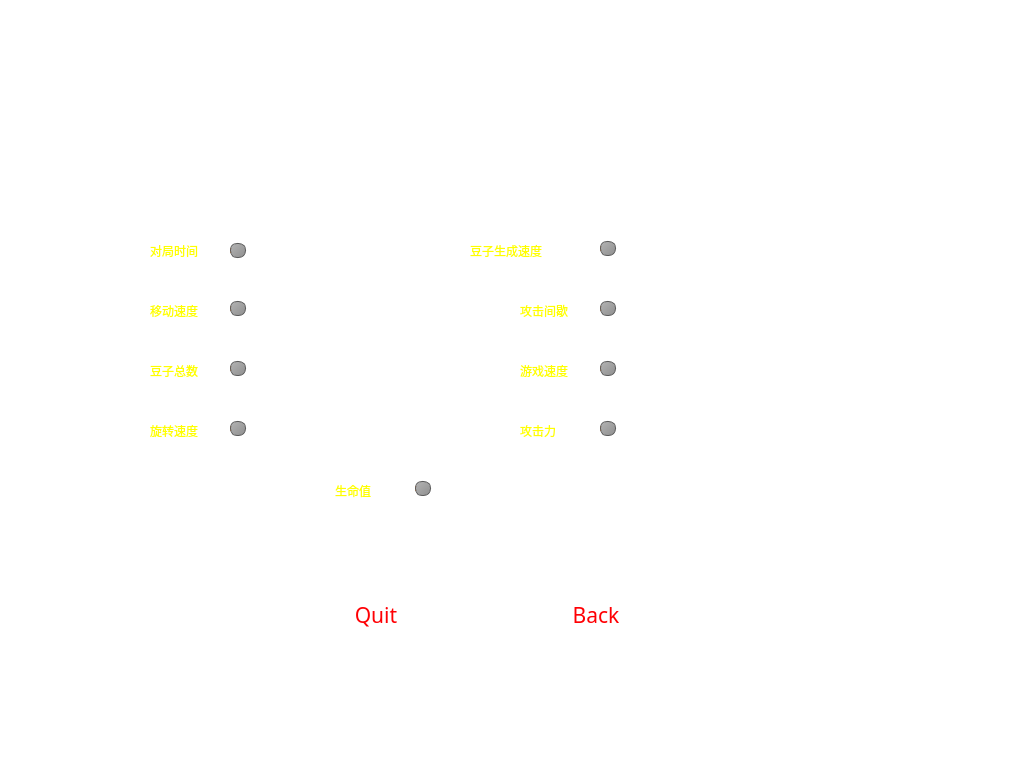
<?xml version="1.0" encoding="UTF-8"?>
<ui version="4.0">
 <class>SettingPage</class>
 <widget class="QWidget" name="SettingPage">
  <property name="windowModality">
   <enum>Qt::WindowModal</enum>
  </property>
  <property name="geometry">
   <rect>
    <x>0</x>
    <y>0</y>
    <width>1024</width>
    <height>768</height>
   </rect>
  </property>
  <property name="palette">
   <palette>
    <active>
     <colorrole role="Button">
      <brush brushstyle="SolidPattern">
       <color alpha="0">
        <red>0</red>
        <green>0</green>
        <blue>0</blue>
       </color>
      </brush>
     </colorrole>
     <colorrole role="Base">
      <brush brushstyle="SolidPattern">
       <color alpha="0">
        <red>0</red>
        <green>0</green>
        <blue>0</blue>
       </color>
      </brush>
     </colorrole>
     <colorrole role="Window">
      <brush brushstyle="SolidPattern">
       <color alpha="0">
        <red>0</red>
        <green>0</green>
        <blue>0</blue>
       </color>
      </brush>
     </colorrole>
    </active>
    <inactive>
     <colorrole role="Button">
      <brush brushstyle="SolidPattern">
       <color alpha="0">
        <red>0</red>
        <green>0</green>
        <blue>0</blue>
       </color>
      </brush>
     </colorrole>
     <colorrole role="Base">
      <brush brushstyle="SolidPattern">
       <color alpha="0">
        <red>0</red>
        <green>0</green>
        <blue>0</blue>
       </color>
      </brush>
     </colorrole>
     <colorrole role="Window">
      <brush brushstyle="SolidPattern">
       <color alpha="0">
        <red>0</red>
        <green>0</green>
        <blue>0</blue>
       </color>
      </brush>
     </colorrole>
    </inactive>
    <disabled>
     <colorrole role="Button">
      <brush brushstyle="SolidPattern">
       <color alpha="0">
        <red>0</red>
        <green>0</green>
        <blue>0</blue>
       </color>
      </brush>
     </colorrole>
     <colorrole role="Base">
      <brush brushstyle="SolidPattern">
       <color alpha="0">
        <red>0</red>
        <green>0</green>
        <blue>0</blue>
       </color>
      </brush>
     </colorrole>
     <colorrole role="Window">
      <brush brushstyle="SolidPattern">
       <color alpha="0">
        <red>0</red>
        <green>0</green>
        <blue>0</blue>
       </color>
      </brush>
     </colorrole>
    </disabled>
   </palette>
  </property>
  <property name="windowTitle">
   <string>Setting</string>
  </property>
  <property name="windowIcon">
   <iconset resource="resources.qrc">
    <normaloff>:/images/resources/mainback.png</normaloff>:/images/resources/mainback.png</iconset>
  </property>
  <property name="autoFillBackground">
   <bool>false</bool>
  </property>
  <property name="styleSheet">
   <string notr="true">QSlider::groove:horizontal {
	height: 5px;
	background: #e67e22;
}
QSlider::groove:vertical {
	width: 5px;
	background: #e67e22;
}
QSlider::handle:horizontal {
	background: qlineargradient(x1:0, y1:0, x2:1, y2:1, stop:0 #b4b4b4, stop:1 #8f8f8f);
	border: 1px solid #5c5c5c;
	width: 14px;
	margin: -5px 0;
	border-radius: 7px;
}
QSlider::handle:vertical {
	background: qlineargradient(x1:1, y1:1, x2:0, y2:0, stop:0 #b4b4b4, stop:1 #8f8f8f);
	border: 1px solid #5c5c5c;
	height: 14px;
	margin: 0 -5px;
	border-radius: 7px;
}
QSlider::add-page:horizontal {
    background: white;
}
QSlider::add-page:vertical {
    background: white;
}
QSlider::sub-page:horizontal {
    background: #e67e22;
}
QSlider::sub-page:vertical {
    background: #e67e22;
}</string>
  </property>
  <widget class="QPushButton" name="ReturnParentInSetting">
   <property name="geometry">
    <rect>
     <x>550</x>
     <y>600</y>
     <width>92</width>
     <height>29</height>
    </rect>
   </property>
   <property name="palette">
    <palette>
     <active>
      <colorrole role="WindowText">
       <brush brushstyle="SolidPattern">
        <color alpha="255">
         <red>255</red>
         <green>0</green>
         <blue>4</blue>
        </color>
       </brush>
      </colorrole>
      <colorrole role="Button">
       <brush brushstyle="SolidPattern">
        <color alpha="0">
         <red>0</red>
         <green>0</green>
         <blue>0</blue>
        </color>
       </brush>
      </colorrole>
      <colorrole role="Text">
       <brush brushstyle="SolidPattern">
        <color alpha="255">
         <red>255</red>
         <green>0</green>
         <blue>4</blue>
        </color>
       </brush>
      </colorrole>
      <colorrole role="ButtonText">
       <brush brushstyle="SolidPattern">
        <color alpha="255">
         <red>255</red>
         <green>0</green>
         <blue>4</blue>
        </color>
       </brush>
      </colorrole>
      <colorrole role="Base">
       <brush brushstyle="SolidPattern">
        <color alpha="0">
         <red>0</red>
         <green>0</green>
         <blue>0</blue>
        </color>
       </brush>
      </colorrole>
      <colorrole role="Window">
       <brush brushstyle="SolidPattern">
        <color alpha="0">
         <red>0</red>
         <green>0</green>
         <blue>0</blue>
        </color>
       </brush>
      </colorrole>
      <colorrole role="PlaceholderText">
       <brush brushstyle="SolidPattern">
        <color alpha="255">
         <red>255</red>
         <green>0</green>
         <blue>4</blue>
        </color>
       </brush>
      </colorrole>
     </active>
     <inactive>
      <colorrole role="WindowText">
       <brush brushstyle="SolidPattern">
        <color alpha="255">
         <red>255</red>
         <green>0</green>
         <blue>4</blue>
        </color>
       </brush>
      </colorrole>
      <colorrole role="Button">
       <brush brushstyle="SolidPattern">
        <color alpha="0">
         <red>0</red>
         <green>0</green>
         <blue>0</blue>
        </color>
       </brush>
      </colorrole>
      <colorrole role="Text">
       <brush brushstyle="SolidPattern">
        <color alpha="255">
         <red>255</red>
         <green>0</green>
         <blue>4</blue>
        </color>
       </brush>
      </colorrole>
      <colorrole role="ButtonText">
       <brush brushstyle="SolidPattern">
        <color alpha="255">
         <red>255</red>
         <green>0</green>
         <blue>4</blue>
        </color>
       </brush>
      </colorrole>
      <colorrole role="Base">
       <brush brushstyle="SolidPattern">
        <color alpha="0">
         <red>0</red>
         <green>0</green>
         <blue>0</blue>
        </color>
       </brush>
      </colorrole>
      <colorrole role="Window">
       <brush brushstyle="SolidPattern">
        <color alpha="0">
         <red>0</red>
         <green>0</green>
         <blue>0</blue>
        </color>
       </brush>
      </colorrole>
      <colorrole role="PlaceholderText">
       <brush brushstyle="SolidPattern">
        <color alpha="255">
         <red>255</red>
         <green>0</green>
         <blue>4</blue>
        </color>
       </brush>
      </colorrole>
     </inactive>
     <disabled>
      <colorrole role="WindowText">
       <brush brushstyle="SolidPattern">
        <color alpha="255">
         <red>255</red>
         <green>0</green>
         <blue>4</blue>
        </color>
       </brush>
      </colorrole>
      <colorrole role="Button">
       <brush brushstyle="SolidPattern">
        <color alpha="0">
         <red>0</red>
         <green>0</green>
         <blue>0</blue>
        </color>
       </brush>
      </colorrole>
      <colorrole role="Text">
       <brush brushstyle="SolidPattern">
        <color alpha="255">
         <red>255</red>
         <green>0</green>
         <blue>4</blue>
        </color>
       </brush>
      </colorrole>
      <colorrole role="ButtonText">
       <brush brushstyle="SolidPattern">
        <color alpha="255">
         <red>255</red>
         <green>0</green>
         <blue>4</blue>
        </color>
       </brush>
      </colorrole>
      <colorrole role="Base">
       <brush brushstyle="SolidPattern">
        <color alpha="0">
         <red>0</red>
         <green>0</green>
         <blue>0</blue>
        </color>
       </brush>
      </colorrole>
      <colorrole role="Window">
       <brush brushstyle="SolidPattern">
        <color alpha="0">
         <red>0</red>
         <green>0</green>
         <blue>0</blue>
        </color>
       </brush>
      </colorrole>
      <colorrole role="PlaceholderText">
       <brush brushstyle="SolidPattern">
        <color alpha="255">
         <red>255</red>
         <green>0</green>
         <blue>4</blue>
        </color>
       </brush>
      </colorrole>
     </disabled>
    </palette>
   </property>
   <property name="font">
    <font>
     <family>Segoe Print</family>
     <pointsize>16</pointsize>
     <italic>false</italic>
     <bold>false</bold>
    </font>
   </property>
   <property name="styleSheet">
    <string notr="true">QPushButton{
background-image: url(:/images/resources/blankBack.png);
color: rgb(255, 0, 4);
font: 16pt &quot;Segoe Print&quot;;
}
QPushButton::hover{
	color: qlineargradient(spread:pad, x1:0, y1:0, x2:1, y2:0, stop:0 rgba(255, 0, 0, 255), stop:0.166 rgba(255, 255, 0, 255), stop:0.333 rgba(0, 255, 0, 255), stop:0.5 rgba(0, 255, 255, 255), stop:0.666 rgba(0, 0, 255, 255), stop:0.833 rgba(255, 0, 255, 255), stop:1 rgba(255, 0, 0, 255));
}</string>
   </property>
   <property name="text">
    <string>Back</string>
   </property>
   <property name="flat">
    <bool>true</bool>
   </property>
  </widget>
  <widget class="QPushButton" name="QuitButtonInSetting">
   <property name="geometry">
    <rect>
     <x>330</x>
     <y>600</y>
     <width>92</width>
     <height>29</height>
    </rect>
   </property>
   <property name="palette">
    <palette>
     <active>
      <colorrole role="WindowText">
       <brush brushstyle="SolidPattern">
        <color alpha="255">
         <red>255</red>
         <green>0</green>
         <blue>4</blue>
        </color>
       </brush>
      </colorrole>
      <colorrole role="Button">
       <brush brushstyle="SolidPattern">
        <color alpha="0">
         <red>0</red>
         <green>0</green>
         <blue>0</blue>
        </color>
       </brush>
      </colorrole>
      <colorrole role="Text">
       <brush brushstyle="SolidPattern">
        <color alpha="255">
         <red>255</red>
         <green>0</green>
         <blue>4</blue>
        </color>
       </brush>
      </colorrole>
      <colorrole role="ButtonText">
       <brush brushstyle="SolidPattern">
        <color alpha="255">
         <red>255</red>
         <green>0</green>
         <blue>4</blue>
        </color>
       </brush>
      </colorrole>
      <colorrole role="Base">
       <brush brushstyle="SolidPattern">
        <color alpha="0">
         <red>0</red>
         <green>0</green>
         <blue>0</blue>
        </color>
       </brush>
      </colorrole>
      <colorrole role="Window">
       <brush brushstyle="SolidPattern">
        <color alpha="0">
         <red>0</red>
         <green>0</green>
         <blue>0</blue>
        </color>
       </brush>
      </colorrole>
      <colorrole role="PlaceholderText">
       <brush brushstyle="SolidPattern">
        <color alpha="255">
         <red>255</red>
         <green>0</green>
         <blue>4</blue>
        </color>
       </brush>
      </colorrole>
     </active>
     <inactive>
      <colorrole role="WindowText">
       <brush brushstyle="SolidPattern">
        <color alpha="255">
         <red>255</red>
         <green>0</green>
         <blue>4</blue>
        </color>
       </brush>
      </colorrole>
      <colorrole role="Button">
       <brush brushstyle="SolidPattern">
        <color alpha="0">
         <red>0</red>
         <green>0</green>
         <blue>0</blue>
        </color>
       </brush>
      </colorrole>
      <colorrole role="Text">
       <brush brushstyle="SolidPattern">
        <color alpha="255">
         <red>255</red>
         <green>0</green>
         <blue>4</blue>
        </color>
       </brush>
      </colorrole>
      <colorrole role="ButtonText">
       <brush brushstyle="SolidPattern">
        <color alpha="255">
         <red>255</red>
         <green>0</green>
         <blue>4</blue>
        </color>
       </brush>
      </colorrole>
      <colorrole role="Base">
       <brush brushstyle="SolidPattern">
        <color alpha="0">
         <red>0</red>
         <green>0</green>
         <blue>0</blue>
        </color>
       </brush>
      </colorrole>
      <colorrole role="Window">
       <brush brushstyle="SolidPattern">
        <color alpha="0">
         <red>0</red>
         <green>0</green>
         <blue>0</blue>
        </color>
       </brush>
      </colorrole>
      <colorrole role="PlaceholderText">
       <brush brushstyle="SolidPattern">
        <color alpha="255">
         <red>255</red>
         <green>0</green>
         <blue>4</blue>
        </color>
       </brush>
      </colorrole>
     </inactive>
     <disabled>
      <colorrole role="WindowText">
       <brush brushstyle="SolidPattern">
        <color alpha="255">
         <red>255</red>
         <green>0</green>
         <blue>4</blue>
        </color>
       </brush>
      </colorrole>
      <colorrole role="Button">
       <brush brushstyle="SolidPattern">
        <color alpha="0">
         <red>0</red>
         <green>0</green>
         <blue>0</blue>
        </color>
       </brush>
      </colorrole>
      <colorrole role="Text">
       <brush brushstyle="SolidPattern">
        <color alpha="255">
         <red>255</red>
         <green>0</green>
         <blue>4</blue>
        </color>
       </brush>
      </colorrole>
      <colorrole role="ButtonText">
       <brush brushstyle="SolidPattern">
        <color alpha="255">
         <red>255</red>
         <green>0</green>
         <blue>4</blue>
        </color>
       </brush>
      </colorrole>
      <colorrole role="Base">
       <brush brushstyle="SolidPattern">
        <color alpha="0">
         <red>0</red>
         <green>0</green>
         <blue>0</blue>
        </color>
       </brush>
      </colorrole>
      <colorrole role="Window">
       <brush brushstyle="SolidPattern">
        <color alpha="0">
         <red>0</red>
         <green>0</green>
         <blue>0</blue>
        </color>
       </brush>
      </colorrole>
      <colorrole role="PlaceholderText">
       <brush brushstyle="SolidPattern">
        <color alpha="255">
         <red>255</red>
         <green>0</green>
         <blue>4</blue>
        </color>
       </brush>
      </colorrole>
     </disabled>
    </palette>
   </property>
   <property name="font">
    <font>
     <family>Segoe Print</family>
     <pointsize>16</pointsize>
     <italic>false</italic>
     <bold>false</bold>
    </font>
   </property>
   <property name="styleSheet">
    <string notr="true">QPushButton{
background-image: url(:/images/resources/blankBack.png);
color: rgb(255, 0, 4);
font: 16pt &quot;Segoe Print&quot;;
}
QPushButton::hover{
	color: qlineargradient(spread:pad, x1:0, y1:0, x2:1, y2:0, stop:0 rgba(255, 0, 0, 255), stop:0.166 rgba(255, 255, 0, 255), stop:0.333 rgba(0, 255, 0, 255), stop:0.5 rgba(0, 255, 255, 255), stop:0.666 rgba(0, 0, 255, 255), stop:0.833 rgba(255, 0, 255, 255), stop:1 rgba(255, 0, 0, 255));
}</string>
   </property>
   <property name="text">
    <string>Quit</string>
   </property>
   <property name="flat">
    <bool>true</bool>
   </property>
  </widget>
  <widget class="QSlider" name="timeLimitSlider">
   <property name="geometry">
    <rect>
     <x>230</x>
     <y>240</y>
     <width>160</width>
     <height>21</height>
    </rect>
   </property>
   <property name="styleSheet">
    <string notr="true">QSlider::groove:horizontal {
	height: 5px;
	background: #e67e22;
}
QSlider::groove:vertical {
	width: 5px;
	background: #e67e22;
}
QSlider::handle:horizontal {
	background: qlineargradient(x1:0, y1:0, x2:1, y2:1, stop:0 #b4b4b4, stop:1 #8f8f8f);
	border: 1px solid #5c5c5c;
	width: 14px;
	margin: -5px 0;
	border-radius: 7px;
}
QSlider::handle:vertical {
	background: qlineargradient(x1:1, y1:1, x2:0, y2:0, stop:0 #b4b4b4, stop:1 #8f8f8f);
	border: 1px solid #5c5c5c;
	height: 14px;
	margin: 0 -5px;
	border-radius: 7px;
}
QSlider::add-page:horizontal {
    background: white;
}
QSlider::add-page:vertical {
    background: white;
}
QSlider::sub-page:horizontal {
    background: #e67e22;
}
QSlider::sub-page:vertical {
    background: #e67e22;
}</string>
   </property>
   <property name="maximum">
    <number>300</number>
   </property>
   <property name="value">
    <number>0</number>
   </property>
   <property name="orientation">
    <enum>Qt::Horizontal</enum>
   </property>
   <property name="tickPosition">
    <enum>QSlider::TicksBothSides</enum>
   </property>
   <property name="tickInterval">
    <number>10</number>
   </property>
  </widget>
  <widget class="QLabel" name="TimeLimitSetting">
   <property name="geometry">
    <rect>
     <x>150</x>
     <y>240</y>
     <width>71</width>
     <height>21</height>
    </rect>
   </property>
   <property name="styleSheet">
    <string notr="true">QLabel{
background-image: url(:/images/resources/blankBack.png);
color: rgb(255, 255, 0);
font: 700 12pt &quot;Segoe Print&quot;;
}</string>
   </property>
   <property name="text">
    <string>对局时间</string>
   </property>
  </widget>
  <widget class="QLabel" name="TimeLimitLabel">
   <property name="geometry">
    <rect>
     <x>400</x>
     <y>240</y>
     <width>54</width>
     <height>21</height>
    </rect>
   </property>
   <property name="styleSheet">
    <string notr="true">QLabel{
background-image: url(:/images/resources/blankBack.png);
color: rgb(255, 255, 0);
font: 700 italic 12pt &quot;Monotype Corsiva&quot;;
}</string>
   </property>
   <property name="text">
    <string/>
   </property>
  </widget>
  <widget class="QSlider" name="PacmanLPSlider">
   <property name="geometry">
    <rect>
     <x>415</x>
     <y>480</y>
     <width>160</width>
     <height>16</height>
    </rect>
   </property>
   <property name="styleSheet">
    <string notr="true">QSlider::groove:horizontal {
	height: 5px;
	background: #e67e22;
}
QSlider::groove:vertical {
	width: 5px;
	background: #e67e22;
}
QSlider::handle:horizontal {
	background: qlineargradient(x1:0, y1:0, x2:1, y2:1, stop:0 #b4b4b4, stop:1 #8f8f8f);
	border: 1px solid #5c5c5c;
	width: 14px;
	margin: -5px 0;
	border-radius: 7px;
}
QSlider::handle:vertical {
	background: qlineargradient(x1:1, y1:1, x2:0, y2:0, stop:0 #b4b4b4, stop:1 #8f8f8f);
	border: 1px solid #5c5c5c;
	height: 14px;
	margin: 0 -5px;
	border-radius: 7px;
}
QSlider::add-page:horizontal {
    background: white;
}
QSlider::add-page:vertical {
    background: white;
}
QSlider::sub-page:horizontal {
    background: #e67e22;
}
QSlider::sub-page:vertical {
    background: #e67e22;
}</string>
   </property>
   <property name="minimum">
    <number>1</number>
   </property>
   <property name="orientation">
    <enum>Qt::Horizontal</enum>
   </property>
   <property name="tickPosition">
    <enum>QSlider::TicksBothSides</enum>
   </property>
  </widget>
  <widget class="QLabel" name="PacmanLPSetting">
   <property name="geometry">
    <rect>
     <x>335</x>
     <y>480</y>
     <width>71</width>
     <height>21</height>
    </rect>
   </property>
   <property name="styleSheet">
    <string notr="true">QLabel{
background-image: url(:/images/resources/blankBack.png);
color: rgb(255, 255, 0);
font: 700 12pt &quot;Segoe Print&quot;;
}</string>
   </property>
   <property name="text">
    <string>生命值</string>
   </property>
  </widget>
  <widget class="QLabel" name="PacmanLPLabel">
   <property name="geometry">
    <rect>
     <x>585</x>
     <y>480</y>
     <width>54</width>
     <height>21</height>
    </rect>
   </property>
   <property name="styleSheet">
    <string notr="true">QLabel{
background-image: url(:/images/resources/blankBack.png);
color: rgb(255, 255, 0);
font: 700 italic 12pt &quot;Monotype Corsiva&quot;;
}</string>
   </property>
   <property name="text">
    <string/>
   </property>
  </widget>
  <widget class="QLabel" name="PacmanWalkSetting">
   <property name="geometry">
    <rect>
     <x>150</x>
     <y>300</y>
     <width>71</width>
     <height>21</height>
    </rect>
   </property>
   <property name="styleSheet">
    <string notr="true">QLabel{
background-image: url(:/images/resources/blankBack.png);
color: rgb(255, 255, 0);
font: 700 12pt &quot;Segoe Print&quot;;
}</string>
   </property>
   <property name="text">
    <string>移动速度</string>
   </property>
  </widget>
  <widget class="QSlider" name="PacmanWalkSlider">
   <property name="geometry">
    <rect>
     <x>230</x>
     <y>300</y>
     <width>160</width>
     <height>16</height>
    </rect>
   </property>
   <property name="styleSheet">
    <string notr="true">QSlider::groove:horizontal {
	height: 5px;
	background: #e67e22;
}
QSlider::groove:vertical {
	width: 5px;
	background: #e67e22;
}
QSlider::handle:horizontal {
	background: qlineargradient(x1:0, y1:0, x2:1, y2:1, stop:0 #b4b4b4, stop:1 #8f8f8f);
	border: 1px solid #5c5c5c;
	width: 14px;
	margin: -5px 0;
	border-radius: 7px;
}
QSlider::handle:vertical {
	background: qlineargradient(x1:1, y1:1, x2:0, y2:0, stop:0 #b4b4b4, stop:1 #8f8f8f);
	border: 1px solid #5c5c5c;
	height: 14px;
	margin: 0 -5px;
	border-radius: 7px;
}
QSlider::add-page:horizontal {
    background: white;
}
QSlider::add-page:vertical {
    background: white;
}
QSlider::sub-page:horizontal {
    background: #e67e22;
}
QSlider::sub-page:vertical {
    background: #e67e22;
}</string>
   </property>
   <property name="minimum">
    <number>1</number>
   </property>
   <property name="maximum">
    <number>100</number>
   </property>
   <property name="value">
    <number>1</number>
   </property>
   <property name="sliderPosition">
    <number>1</number>
   </property>
   <property name="orientation">
    <enum>Qt::Horizontal</enum>
   </property>
  </widget>
  <widget class="QLabel" name="ShootLImit">
   <property name="geometry">
    <rect>
     <x>520</x>
     <y>300</y>
     <width>71</width>
     <height>21</height>
    </rect>
   </property>
   <property name="styleSheet">
    <string notr="true">QLabel{
background-image: url(:/images/resources/blankBack.png);
color: rgb(255, 255, 0);
font: 700 12pt &quot;Segoe Print&quot;;
}</string>
   </property>
   <property name="text">
    <string>攻击间歇</string>
   </property>
  </widget>
  <widget class="QLabel" name="PacmanWalkLabel">
   <property name="geometry">
    <rect>
     <x>400</x>
     <y>300</y>
     <width>54</width>
     <height>21</height>
    </rect>
   </property>
   <property name="styleSheet">
    <string notr="true">QLabel{
background-image: url(:/images/resources/blankBack.png);
color: rgb(255, 255, 0);
font: 700 italic 12pt &quot;Monotype Corsiva&quot;;
}</string>
   </property>
   <property name="text">
    <string/>
   </property>
  </widget>
  <widget class="QLabel" name="BeanNum">
   <property name="geometry">
    <rect>
     <x>150</x>
     <y>360</y>
     <width>71</width>
     <height>21</height>
    </rect>
   </property>
   <property name="styleSheet">
    <string notr="true">QLabel{
background-image: url(:/images/resources/blankBack.png);
color: rgb(255, 255, 0);
font: 700 12pt &quot;Segoe Print&quot;;
}</string>
   </property>
   <property name="text">
    <string>豆子总数</string>
   </property>
  </widget>
  <widget class="QSlider" name="BeanNumSlider">
   <property name="geometry">
    <rect>
     <x>230</x>
     <y>360</y>
     <width>160</width>
     <height>16</height>
    </rect>
   </property>
   <property name="orientation">
    <enum>Qt::Horizontal</enum>
   </property>
  </widget>
  <widget class="QLabel" name="BeanNumLabel">
   <property name="geometry">
    <rect>
     <x>400</x>
     <y>360</y>
     <width>54</width>
     <height>21</height>
    </rect>
   </property>
   <property name="styleSheet">
    <string notr="true">QLabel{
background-image: url(:/images/resources/blankBack.png);
color: rgb(255, 255, 0);
font: 700 italic 12pt &quot;Monotype Corsiva&quot;;
}</string>
   </property>
   <property name="text">
    <string/>
   </property>
  </widget>
  <widget class="QLabel" name="PacmanRotation">
   <property name="geometry">
    <rect>
     <x>150</x>
     <y>420</y>
     <width>71</width>
     <height>21</height>
    </rect>
   </property>
   <property name="styleSheet">
    <string notr="true">QLabel{
background-image: url(:/images/resources/blankBack.png);
color: rgb(255, 255, 0);
font: 700 12pt &quot;Segoe Print&quot;;
}</string>
   </property>
   <property name="text">
    <string>旋转速度</string>
   </property>
  </widget>
  <widget class="QSlider" name="PacmanRotationSlider">
   <property name="geometry">
    <rect>
     <x>230</x>
     <y>420</y>
     <width>160</width>
     <height>16</height>
    </rect>
   </property>
   <property name="minimum">
    <number>1</number>
   </property>
   <property name="maximum">
    <number>150</number>
   </property>
   <property name="value">
    <number>1</number>
   </property>
   <property name="orientation">
    <enum>Qt::Horizontal</enum>
   </property>
  </widget>
  <widget class="QLabel" name="PacmanRotationLabel">
   <property name="geometry">
    <rect>
     <x>400</x>
     <y>420</y>
     <width>54</width>
     <height>21</height>
    </rect>
   </property>
   <property name="styleSheet">
    <string notr="true">QLabel{
background-image: url(:/images/resources/blankBack.png);
color: rgb(255, 255, 0);
font: 700 italic 12pt &quot;Monotype Corsiva&quot;;
}</string>
   </property>
   <property name="text">
    <string/>
   </property>
  </widget>
  <widget class="QLabel" name="BeanRate">
   <property name="geometry">
    <rect>
     <x>470</x>
     <y>240</y>
     <width>101</width>
     <height>21</height>
    </rect>
   </property>
   <property name="styleSheet">
    <string notr="true">QLabel{
background-image: url(:/images/resources/blankBack.png);
color: rgb(255, 255, 0);
font: 700 12pt &quot;Segoe Print&quot;;
}</string>
   </property>
   <property name="text">
    <string>豆子生成速度</string>
   </property>
  </widget>
  <widget class="QSlider" name="BeanRateSlider">
   <property name="geometry">
    <rect>
     <x>600</x>
     <y>240</y>
     <width>160</width>
     <height>16</height>
    </rect>
   </property>
   <property name="minimum">
    <number>1</number>
   </property>
   <property name="maximum">
    <number>20</number>
   </property>
   <property name="orientation">
    <enum>Qt::Horizontal</enum>
   </property>
  </widget>
  <widget class="QLabel" name="BeanRateLabel">
   <property name="geometry">
    <rect>
     <x>770</x>
     <y>240</y>
     <width>54</width>
     <height>16</height>
    </rect>
   </property>
   <property name="styleSheet">
    <string notr="true">QLabel{
background-image: url(:/images/resources/blankBack.png);
color: rgb(255, 255, 0);
font: 700 italic 12pt &quot;Monotype Corsiva&quot;;
}</string>
   </property>
   <property name="text">
    <string/>
   </property>
  </widget>
  <widget class="QLabel" name="PacmanAttack">
   <property name="geometry">
    <rect>
     <x>520</x>
     <y>420</y>
     <width>54</width>
     <height>21</height>
    </rect>
   </property>
   <property name="styleSheet">
    <string notr="true">QLabel{
background-image: url(:/images/resources/blankBack.png);
color: rgb(255, 255, 0);
font: 700 12pt &quot;Segoe Print&quot;;
}</string>
   </property>
   <property name="text">
    <string>攻击力</string>
   </property>
  </widget>
  <widget class="QSlider" name="PacmanAttackSlider">
   <property name="geometry">
    <rect>
     <x>600</x>
     <y>420</y>
     <width>160</width>
     <height>16</height>
    </rect>
   </property>
   <property name="minimum">
    <number>0</number>
   </property>
   <property name="maximum">
    <number>10</number>
   </property>
   <property name="value">
    <number>0</number>
   </property>
   <property name="orientation">
    <enum>Qt::Horizontal</enum>
   </property>
  </widget>
  <widget class="QLabel" name="PacmanAttackLabel">
   <property name="geometry">
    <rect>
     <x>770</x>
     <y>420</y>
     <width>54</width>
     <height>16</height>
    </rect>
   </property>
   <property name="styleSheet">
    <string notr="true">QLabel{
background-image: url(:/images/resources/blankBack.png);
color: rgb(255, 255, 0);
font: 700 italic 12pt &quot;Monotype Corsiva&quot;;
}</string>
   </property>
   <property name="text">
    <string/>
   </property>
  </widget>
  <widget class="QSlider" name="ShootLimitSlider">
   <property name="geometry">
    <rect>
     <x>600</x>
     <y>300</y>
     <width>160</width>
     <height>16</height>
    </rect>
   </property>
   <property name="minimum">
    <number>5</number>
   </property>
   <property name="maximum">
    <number>30</number>
   </property>
   <property name="orientation">
    <enum>Qt::Horizontal</enum>
   </property>
  </widget>
  <widget class="QLabel" name="ShootLimitLabel">
   <property name="geometry">
    <rect>
     <x>770</x>
     <y>300</y>
     <width>54</width>
     <height>16</height>
    </rect>
   </property>
   <property name="styleSheet">
    <string notr="true">QLabel{
background-image: url(:/images/resources/blankBack.png);
color: rgb(255, 255, 0);
font: 700 italic 12pt &quot;Monotype Corsiva&quot;;
}</string>
   </property>
   <property name="text">
    <string/>
   </property>
  </widget>
  <widget class="QLabel" name="Update">
   <property name="geometry">
    <rect>
     <x>520</x>
     <y>360</y>
     <width>71</width>
     <height>21</height>
    </rect>
   </property>
   <property name="styleSheet">
    <string notr="true">QLabel{
background-image: url(:/images/resources/blankBack.png);
color: rgb(255, 255, 0);
font: 700 12pt &quot;Segoe Print&quot;;
}</string>
   </property>
   <property name="text">
    <string>游戏速度</string>
   </property>
  </widget>
  <widget class="QSlider" name="UpdateSlider">
   <property name="geometry">
    <rect>
     <x>600</x>
     <y>360</y>
     <width>160</width>
     <height>16</height>
    </rect>
   </property>
   <property name="minimum">
    <number>10</number>
   </property>
   <property name="maximum">
    <number>120</number>
   </property>
   <property name="orientation">
    <enum>Qt::Horizontal</enum>
   </property>
  </widget>
  <widget class="QLabel" name="UpdateLabel">
   <property name="geometry">
    <rect>
     <x>770</x>
     <y>360</y>
     <width>54</width>
     <height>16</height>
    </rect>
   </property>
   <property name="styleSheet">
    <string notr="true">QLabel{
background-image: url(:/images/resources/blankBack.png);
color: rgb(255, 255, 0);
font: 700 italic 12pt &quot;Monotype Corsiva&quot;;
}</string>
   </property>
   <property name="text">
    <string/>
   </property>
  </widget>
 </widget>
 <resources>
  <include location="resources.qrc"/>
 </resources>
 <connections/>
</ui>
